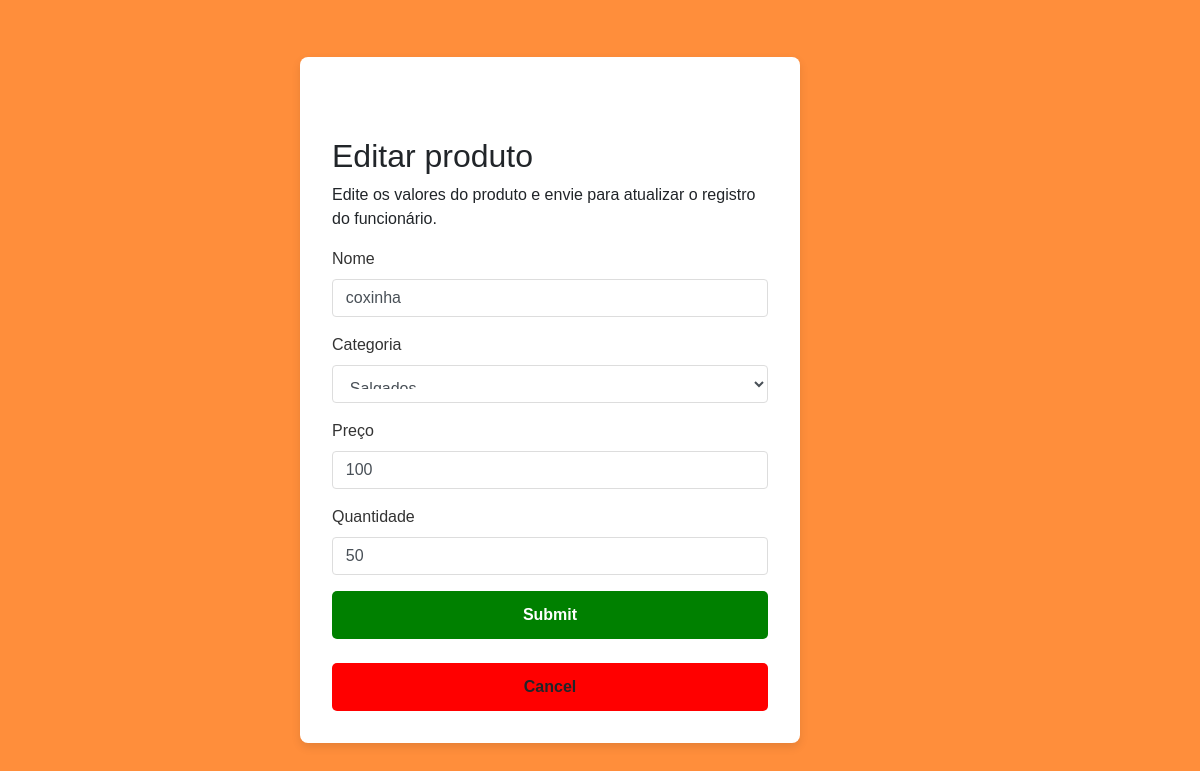
Screenshot of /admin/update.php?codproduto=29 with the database file from the repository.
### tables this page shows
CREATE TABLE `tbprodutos` (
  `codproduto` int(11) NOT NULL,
  `nome` varchar(30) DEFAULT NULL,
  `preco` int(11) NOT NULL,
  `qtde` int(11) NOT NULL,
  `categoria` varchar(10) NOT NULL,
  `foto` varchar(50) NOT NULL
);

### admin/update.php (the view, shortened to what this page needs)
<?php
require_once "../config.php";
$nome = $categoria = $preco = $qtde = "";
$nome_err = $categoria_err = $preco_err = $qtde_err = "";
if(isset($_POST["codproduto"]) && !empty($_POST["codproduto"])){
    $codproduto = $_POST["codproduto"];
    $input_nome = trim($_POST["nome"]);
    if(empty($input_nome)){
        $nome_err = "Por favor coloque uma nome.";
    } elseif(!filter_var($input_nome, FILTER_VALIDATE_REGEXP, array("options"=>array("regexp"=>"/^[a-zA-Z\s]+$/")))){
        $nome_err = "Por favor coloque uma descrição valida.";
    } else{
        $nome = $input_nome;
    }
    $input_categoria = trim($_POST["categoria"]);
    if(empty($input_categoria)){
        $categoria_err = "Please enter an categoria.";
    } else{
        $categoria = $input_categoria;
    }
    $input_preco = trim($_POST["preco"]);
    if (empty($input_preco)) {
        $preco_err = "Por favor, insira o valor do preço.";
    } elseif (!filter_var($input_preco, FILTER_VALIDATE_FLOAT)) {
        $preco_err = "Por favor, insira um número válido para o preço.";
    } elseif ($input_preco <= 0) {
        $preco_err = "O preço deve ser maior que zero.";
    } else {
        $preco = $input_preco;
    }
    $input_qtde = trim($_POST["qtde"]);
    if (empty($input_qtde)) {
        $qtde_err = "Please enter the quantidade amount.";
    } elseif (!filter_var($input_qtde, FILTER_VALIDATE_FLOAT)) {
        $qtde_err = "Please enter a valid positive number.";
    } elseif ($input_qtde <= 0) {
        $qtde_err = "Please enter a number greater than zero.";
    } else {
        $qtde = $input_qtde;
    }
    if(empty($nome_err) && empty($categoria_err) && empty($preco_err) && empty($qtde_err)){
        $sql = "UPDATE tbprodutos SET nome=?, categoria=?, preco=?, qtde=? WHERE codproduto=?";
        if($stmt = mysqli_prepare($conexao, $sql)){
            mysqli_stmt_bind_param($stmt, "sssdi", $param_nome, $param_categoria, $param_preco, $param_qtde, $param_codproduto);
            $param_nome = $nome;
            $param_categoria = $categoria;
            $param_preco = $preco;
            $param_qtde = $qtde;
            $param_codproduto = $codproduto;
            if(mysqli_stmt_execute($stmt)){
                header("location: vsestoque.php");
                exit();
            } else{
                echo "Oops! Something went wrong. Please try again later.";
            }
        }
        mysqli_stmt_close($stmt);
    }
    mysqli_close($conexao);
} else{
    if(isset($_GET["codproduto"]) && !empty(trim($_GET["codproduto"]))){
        $sql = "SELECT * FROM tbprodutos WHERE codproduto = ?";
        if($stmt = mysqli_prepare($conexao, $sql)){
            mysqli_stmt_bind_param($stmt, "i", $param_codproduto);
            if(mysqli_stmt_execute($stmt)){
                $result = mysqli_stmt_get_result($stmt);
                if(mysqli_num_rows($result) == 1){
                    $row = mysqli_fetch_array($result, MYSQLI_ASSOC);
                    $nome = $row["nome"];
                    $categoria = $row["categoria"];
                    $preco = $row["preco"];
                    $qtde = $row["qtde"];
                } else{
                    header("location: ../error.php");
                    exit();
                }
            } else{
                echo "Oops! Something went wrong. Please try again later.";
            }
        }
    }  else{
        header("location: ../error.php");
        exit();
    }
}
?>
<!DOCTYPE html>
<html lang="pt-br">
<head>
    <link rel="stylesheet" href="https://stackpath.bootstrapcdn.com/bootstrap/4.5.2/css/bootstrap.min.css">
</head>
<body>
    <div class="wrapper">
        <div class="container-fluid">
            <div class="row">
                <div class="col-md-12">
                    <h2 class="mt-5">Editar produto</h2>
                    <p>Edite os valores do produto e envie para atualizar o registro do funcionário.</p>
                    <form action="<?php echo htmlspecialchars(basename($_SERVER['REQUEST_URI'])); ?>" method="post">
                        <div class="form-group">
                            <label>Nome</label>
                            <input type="text" name="nome" class="form-control <?php echo (!empty($nome_err)) ? 'is-invalid' : ''; ?>" value="<?php echo $nome; ?>">
                        </div>
                        <div class="form-group">
                            <label>Categoria</label>
                            <select id="categoria" name="categoria" required="required" class="form-control <?php echo (!empty($categoria_err)) ? 'is-invalid' : ''; ?>">
                                <option value="salgados" <?php echo ($categoria == 'salgados') ? 'selected' : ''; ?>>Salgados</option>
                            </select>
                        </div>
                        <div class="form-group">
                            <label>Preço</label>
                            <input type="number" step="0.01" name="preco" class="form-control <?php echo (!empty($preco_err)) ? 'is-invalid' : ''; ?>" value="<?php echo htmlspecialchars($preco); ?>">
                        </div>
                        <div class="form-group">
                            <label>Quantidade</label>
                            <input type="text" name="qtde" class="form-control <?php echo (!empty($qtde_err)) ? 'is-invalid' : ''; ?>" value="<?php echo $qtde; ?>">
                        </div>
                        <input type="submit" class="btn btn-primary" value="Submit">
                        <br><br>
                        <a href="vsestoque.php" class="btn btn-primary2">Cancel</a>
                    </form>
                </div>
            </div>
        </div>
    </div>
</body>
</html>

### admin/update.php (style rules this page uses)
.wrapper { width: 600px; margin: 0 auto; }
* { box-sizing: border-box; }
body { font-family: 'Poppins', sans-serif; background-color: #ff852beb; display: flex; align-items: center; justify-content: center; min-height: 100vh; padding: 0; margin: 0; overflow-x: hidden; flex-direction: column; }
.container-fluid { max-width: 500px; width: 100%; padding: 2rem; background-color: #fff; border-radius: 8px; box-shadow: 0px 4px 10px rgba(0, 0, 0, 0.1); position: relative; z-index: 1; margin: 2rem 0; }
.form-group label { font-weight: 500; color: #333; }
select.form-control { white-space: nowrap; overflow: hidden; text-overflow: ellipsis; padding-right: 2rem; }
.form-control { border: 1px solid #ddd; border-radius: 4px; padding: 0.8rem; }
.form-control::placeholder { color: #bbb; }
.btn-primary { width: 100%; background-color: green; border: none; border-radius: 5px; padding: 0.75rem; font-size: 1rem; transition: background-color 0.3s; font-weight:bold; }
.btn-primary2 { width: 100%; background-color: red; border: none; border-radius: 5px; padding: 0.75rem; font-size: 1rem; transition: background-color 0.3s; font-weight:bold; }

### rows the page displays
tbprodutos: nome "coxinha", categoria "Salgados", preco "100", qtde "50"
